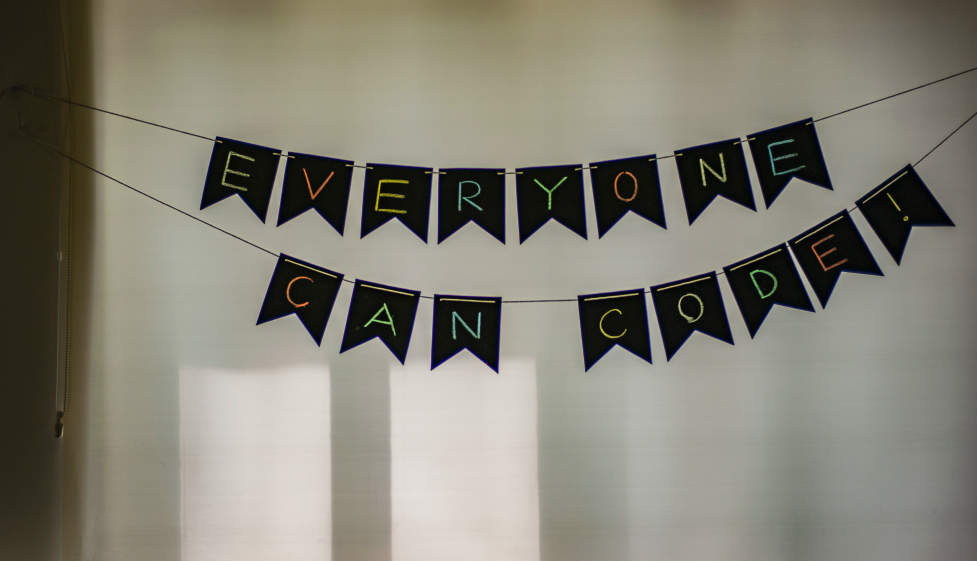
#> input picture Resources/01.jpg, 3907 x 2244 px, found by its file name (shown at 1/4 size)
$ python 05_SavingWritingImage.py
#> lines starting #> are read from the running program, lines starting #| are printed output that depends on the picture
#import Dependencies
import cv2 as cv
from cv2 import imwrite

#reading image
img = cv.imread('F:\\EDUCATION\\Artificial Inteligence\\Computer Vision\\Resources\\01.jpg')
#> img is the input picture: shape (2244, 3907, 3); mean B, G, R 116.6, 129.1, 131.5
img1 = cv.resize(img,(800,600))
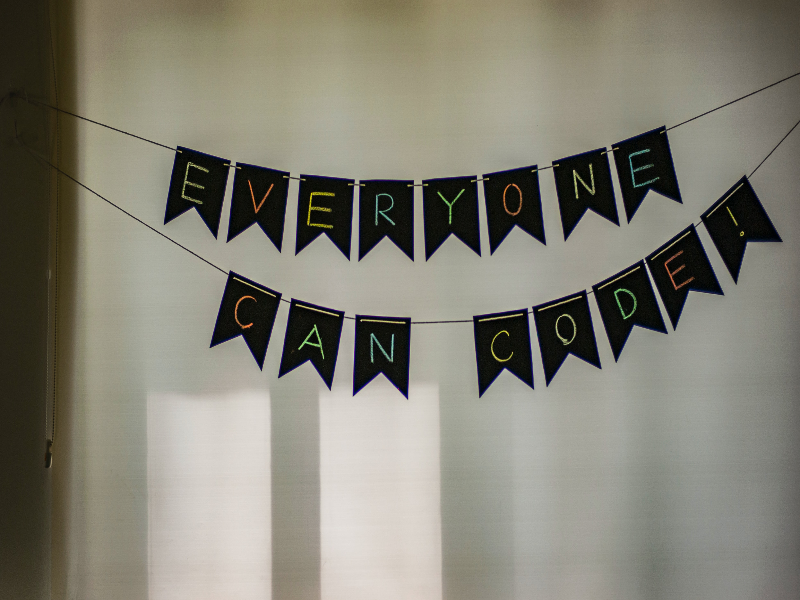
#> img1: shape (600, 800, 3); mean B, G, R 116.5, 128.9, 131.4
img1 = cv.cvtColor(img1,cv.COLOR_BGR2GRAY)
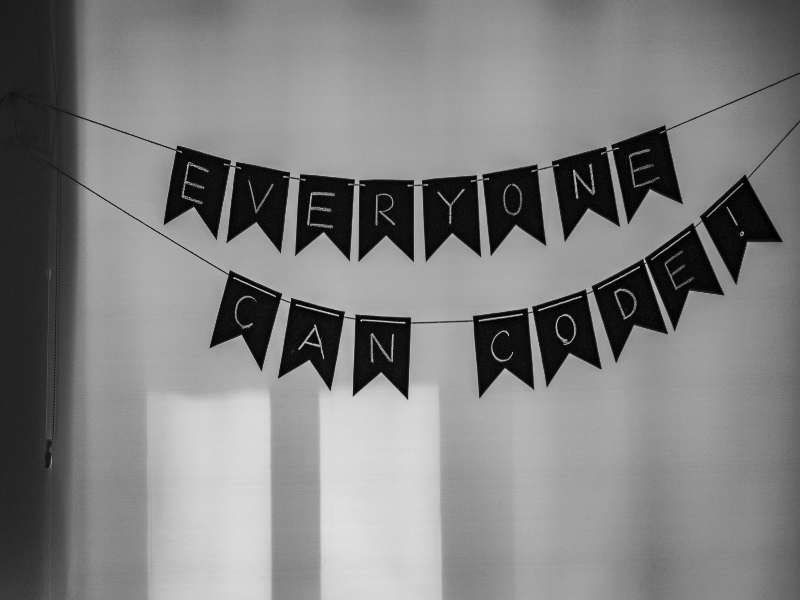
#> img1: shape (600, 800); min 0, max 226, mean 128.3

#writing Image
imwrite('F:\\EDUCATION\\Artificial Inteligence\\Computer Vision\\Resources\\image1.png',img1)


#show image
# cv.imshow('picture',img1)
# cv.waitKey(0)

$ run again, with Resources/03.jpg copied over Resources/01.jpg
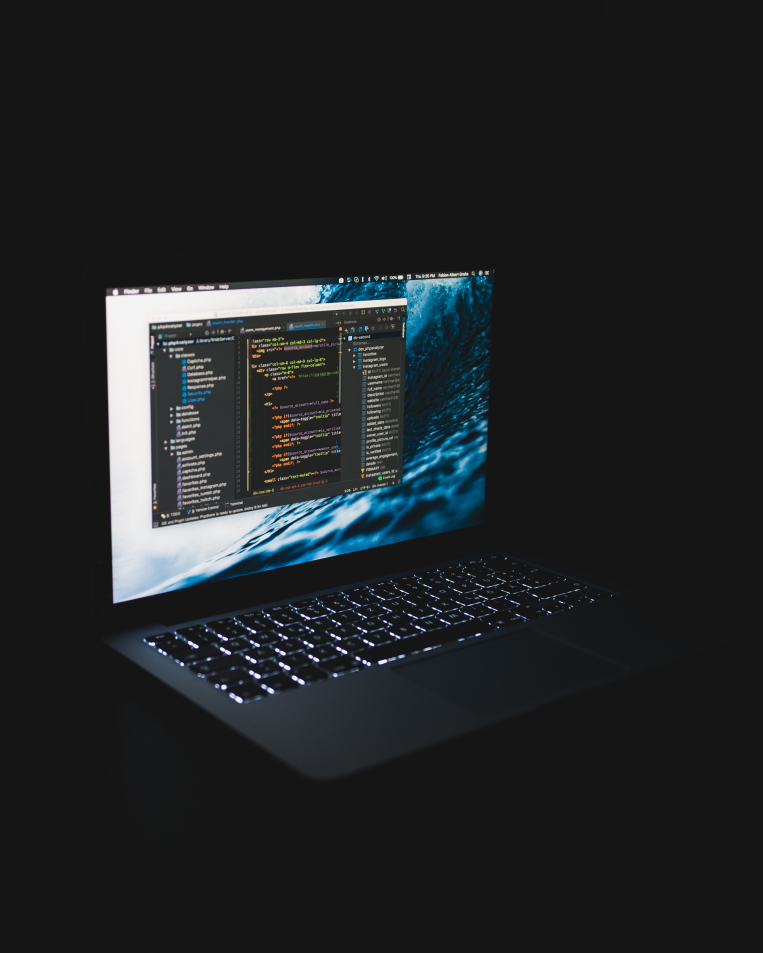
#> input picture Resources/03.jpg, 3811 x 4764 px, found by its file name (shown at 1/5 size)
#> img is the input picture: shape (4764, 3811, 3); mean B, G, R 37, 35.3, 32.3
#> `img1 = cv.resize(img,(800,600))`:
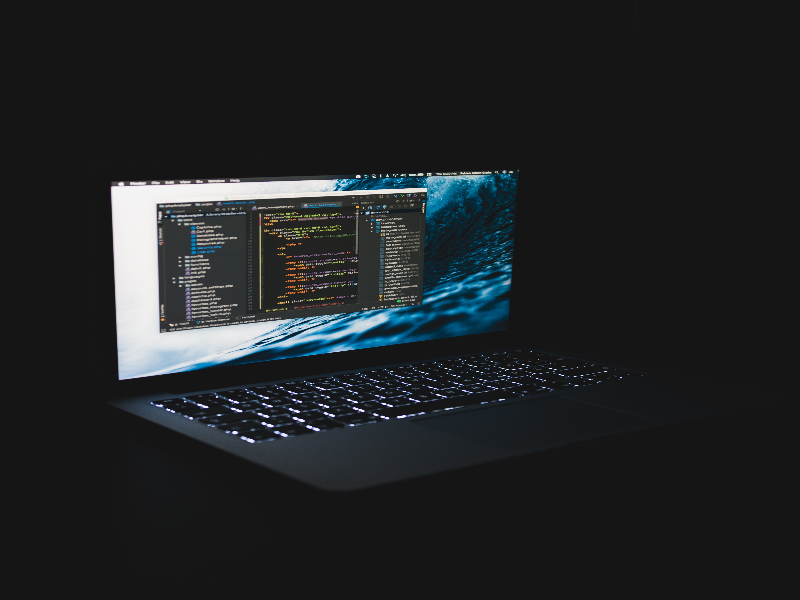
#> img1: shape (600, 800, 3); mean B, G, R 37, 35.3, 32.3
#> `img1 = cv.cvtColor(img1,cv.COLOR_BGR2GRAY)`:
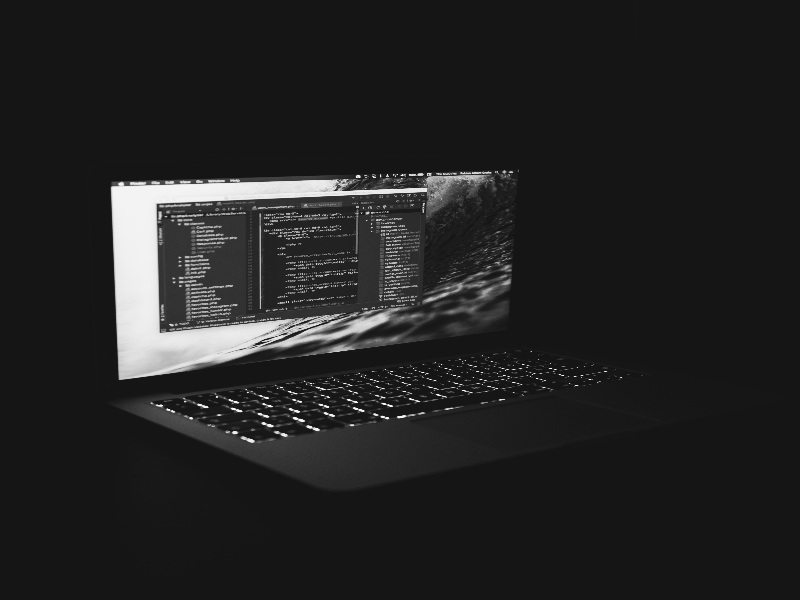
#> img1: shape (600, 800); min 15, max 251, mean 34.6

$ run again, with Resources/04.jpg copied over Resources/01.jpg
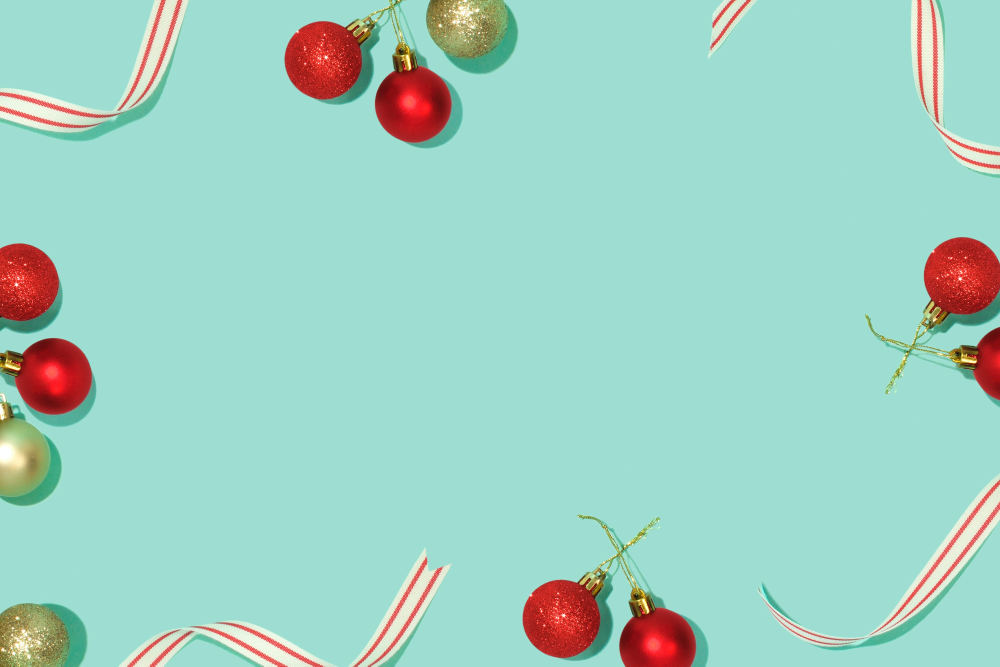
#> input picture Resources/04.jpg, 3000 x 1999 px, found by its file name (shown at 1/3 size)
#> img is the input picture: shape (1999, 3000, 3); mean B, G, R 195.8, 208.2, 159.8
#> `img1 = cv.resize(img,(800,600))`:
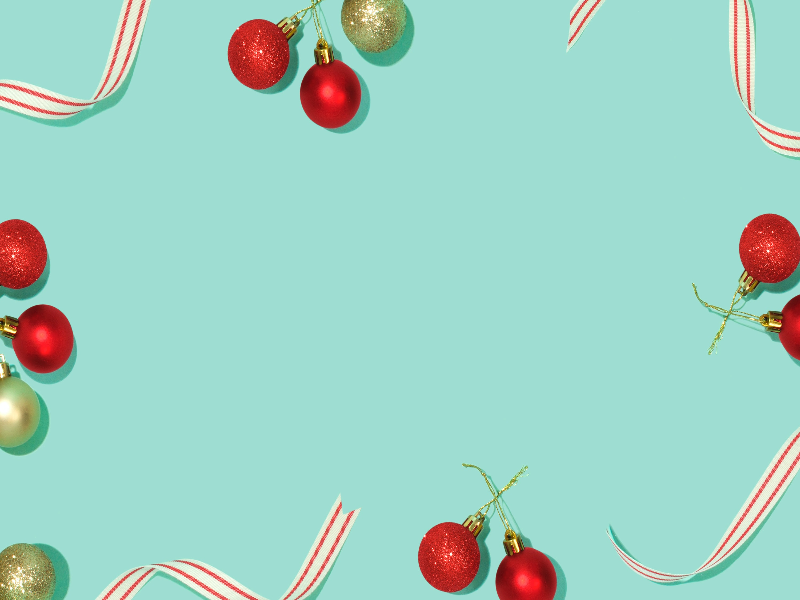
#> img1: shape (600, 800, 3); mean B, G, R 195.8, 208.2, 159.7
#> `img1 = cv.cvtColor(img1,cv.COLOR_BGR2GRAY)`:
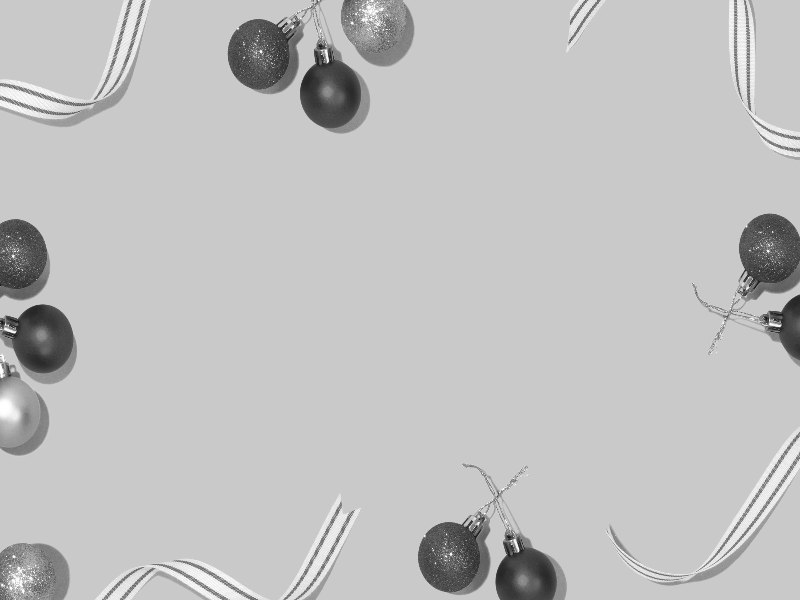
#> img1: shape (600, 800); min 23, max 255, mean 192.4
